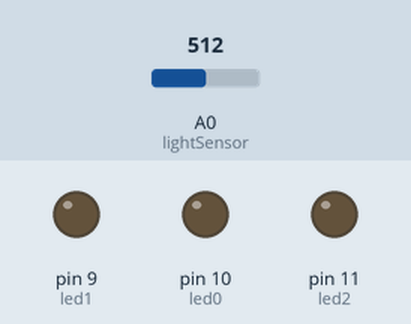
This sketch was run on a simulated Arduino Uno, built with avr-gcc and run on an emulated ATmega328P. On the bench: output pins drawn as LEDs (lit = HIGH). Inputs (shaded band) come from the test bench; at power-on: A0 (lightSensor) = 512. What the sketch prints to the serial monitor is not drawn.

Above: at 1.2 s.
1.3 s: A0 (lightSensor) set to 211
2.8 s: A0 (lightSensor) set to 183
At 3.27 s:
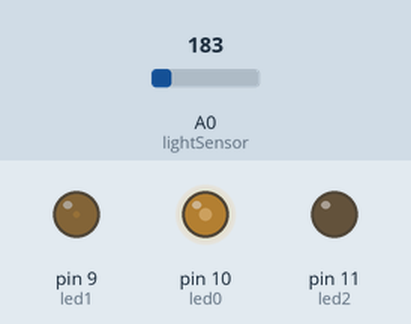
At 3.89 s:
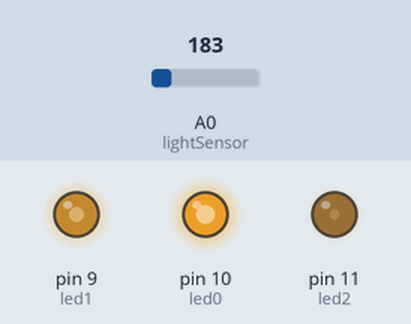
Timing chart, 0 to 25.6 s (numbered marks = the images above; inputs shaded):
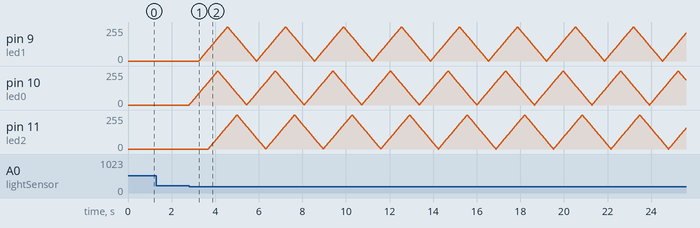

Measured:
- the behaviour switches between 200 and 199 on A0 (lightSensor) (found by bisection; images 0 and 1)

The sketch:

ezduino_firefly.ino
```cpp
const int led0 = 10;  // LED 핀 번호 설정
const int led1 = 9;   // LED 핀 번호 설정
const int led2 = 11;  // LED 핀 번호 설정

int lightSensor = A0;
int ledDelay = 256/3;

int firefly0 = 0;
int firefly1 = 0 - ledDelay;
int firefly2 = 0 - ledDelay*2;

int increment0 = 1;
int increment1 = 1;
int increment2 = 1;

void setup() {
  Serial.begin(9600);
}

void loop() {
  int sensorValue = analogRead(lightSensor);
  Serial.println(sensorValue);
  if(sensorValue < 200) {
    if(firefly0 > 255)
    {
      increment0 = -2;
    }
    else if(firefly0 < 1)
    {
      increment0 = 2;
    }

    if(firefly1 > 255)
    {
      increment1 = -2;
    }
    else if(firefly1 < 1)
    {
      increment1 = 2;
    }

    if(firefly2 > 255)
    {
      increment2 = -2;
    }
    else if(firefly2 < 1)
    {
      increment2 = 2;
    }

    firefly0 = firefly0 + increment0;
    firefly1 = firefly1 + increment1;
    firefly2 = firefly2 + increment2;

    analogWrite(led0, constrain(firefly0, 0, 255));    // LED의 밝기를 PWM으로 조절
    analogWrite(led1, constrain(firefly1, 0, 255));
    analogWrite(led2, constrain(firefly2, 0, 255));

    delay(10);
  } else {
    analogWrite(led0, 0);
    analogWrite(led1, 0);
    analogWrite(led2, 0);

    firefly0 = 0;
    firefly1 = 0 - ledDelay;
    firefly2 = 0 - ledDelay*2;
  }
}
```
